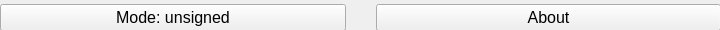
  <widget class="QWidget" name="top_widget" native="true">
   <property name="geometry">
    <rect>
     <x>30</x>
     <y>30</y>
     <width>720</width>
     <height>30</height>
    </rect>
   </property>
   <property name="styleSheet">
    <string notr="true">QPushButton {
	background-color: #e3e4e6;
	border: 3px solid #d7d7d9;
	border-radius: 10px;
}
QPushButton:hover {
    background-color: #e0e1e3;
	border: 3px solid #d4d4d6;
}

QPushButton:pressed {
    background-color: #cacbcc;
	border: 3px solid #bbbbbd;
}

font-size: 11pt;</string>
   </property>
   <widget class="QWidget" name="horizontalLayoutWidget">
    <property name="geometry">
     <rect>
      <x>0</x>
      <y>0</y>
      <width>721</width>
      <height>35</height>
     </rect>
    </property>
    <layout class="QHBoxLayout" name="upper_buttons">
     <property name="spacing">
      <number>30</number>
     </property>
     <item>
      <widget class="QPushButton" name="btn_mode">
       <property name="font">
        <font>
         <pointsize>12</pointsize>
         <italic>false</italic>
         <bold>false</bold>
         <stylestrategy>PreferAntialias</stylestrategy>
        </font>
       </property>
       <property name="styleSheet">
        <string notr="true"/>
       </property>
       <property name="text">
        <string>Mode: unsigned</string>
       </property>
      </widget>
     </item>
     <item>
      <widget class="QPushButton" name="btn_about">
       <property name="enabled">
        <bool>true</bool>
       </property>
       <property name="font">
        <font>
         <pointsize>12</pointsize>
         <italic>false</italic>
         <bold>false</bold>
         <stylestrategy>PreferAntialias</stylestrategy>
        </font>
       </property>
       <property name="text">
        <string>About</string>
       </property>
      </widget>
     </item>
    </layout>
   </widget>
  </widget>
